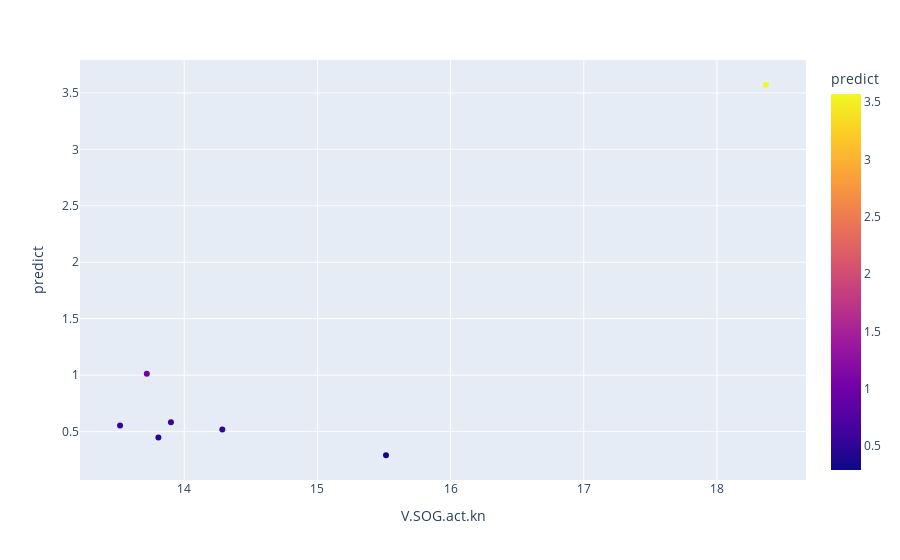

This figure's notebook cell:
### Code cell
px.scatter(X_train_actzeros, x='V.SOG.act.kn',
            y='predict',
            color='predict',
            hover_data=['V.RUA.act.deg'],
            labels={'x':'V.SOG.act.kn','y':'predict','color':'V.RUA.act.deg'})

### Figure 1 — Plotly figure (JSON) as saved in the notebook; plotly's stock layout.template omitted (floating-point values rounded to 4 significant figures)
{"data": [{"customdata": [[5.3], [1.6], [-13.3], [11.8], [1.2], [0.5], [-10.4]], "hovertemplate": "V.SOG.act.kn=%{x}<br>predict=%{marker.color}<br>V.RUA.act.deg=%{customdata[0]}<extra></extra>", "legendgroup": "", "marker": {"color": [0.2907, 3.572, 0.583, 0.5531, 1.013, 0.5187, 0.4479], "coloraxis": "coloraxis", "symbol": "circle"}, "mode": "markers", "name": "", "orientation": "v", "showlegend": false, "type": "scatter", "x": [15.52, 18.37, 13.9, 13.52, 13.72, 14.29, 13.81], "xaxis": "x", "y": [0.2907, 3.572, 0.583, 0.5531, 1.013, 0.5187, 0.4479], "yaxis": "y"}], "layout": {"coloraxis": {"colorbar": {"title": {"text": "predict"}}, "colorscale": [[0, "#0d0887"], [0.1111, "#46039f"], [0.2222, "#7201a8"], [0.3333, "#9c179e"], [0.4444, "#bd3786"], [0.5556, "#d8576b"], [0.6667, "#ed7953"], [0.7778, "#fb9f3a"], [0.8889, "#fdca26"], [1, "#f0f921"]]}, "legend": {"tracegroupgap": 0}, "margin": {"t": 60}, "xaxis": {"anchor": "y", "domain": [0, 1], "title": {"text": "V.SOG.act.kn"}}, "yaxis": {"anchor": "x", "domain": [0, 1], "title": {"text": "predict"}}}}
